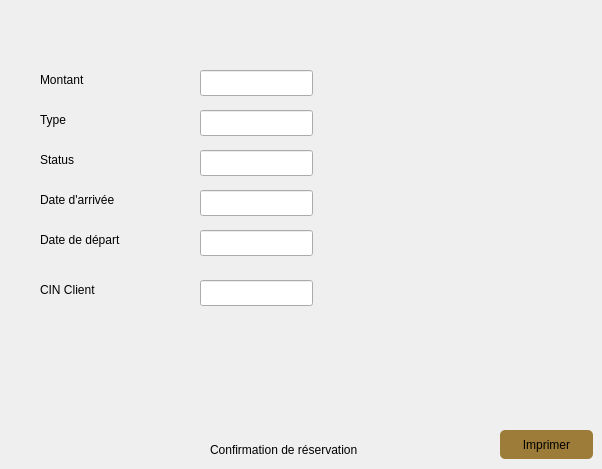
       <widget class="QWidget" name="tab_5">
        <attribute name="title">
         <string>Confirmation</string>
        </attribute>
        <widget class="QLabel" name="label_28">
         <property name="geometry">
          <rect>
           <x>210</x>
           <y>440</y>
           <width>191</width>
           <height>20</height>
          </rect>
         </property>
         <property name="text">
          <string>Confirmation de réservation</string>
         </property>
        </widget>
        <widget class="QPushButton" name="pushButton_pdf">
         <property name="geometry">
          <rect>
           <x>500</x>
           <y>430</y>
           <width>93</width>
           <height>29</height>
          </rect>
         </property>
         <property name="styleSheet">
          <string notr="true">background-color: rgb(156, 124, 56);
border-radius:5px;</string>
         </property>
         <property name="text">
          <string>Imprimer</string>
         </property>
        </widget>
        <widget class="QLineEdit" name="lineEdit_Montant_2">
         <property name="geometry">
          <rect>
           <x>200</x>
           <y>70</y>
           <width>113</width>
           <height>26</height>
          </rect>
         </property>
        </widget>
        <widget class="QLabel" name="label_26">
         <property name="geometry">
          <rect>
           <x>40</x>
           <y>70</y>
           <width>81</width>
           <height>20</height>
          </rect>
         </property>
         <property name="text">
          <string>Montant</string>
         </property>
        </widget>
        <widget class="QLineEdit" name="lineEdit_Type_2">
         <property name="geometry">
          <rect>
           <x>200</x>
           <y>110</y>
           <width>113</width>
           <height>26</height>
          </rect>
         </property>
        </widget>
        <widget class="QLabel" name="label_29">
         <property name="geometry">
          <rect>
           <x>40</x>
           <y>110</y>
           <width>81</width>
           <height>20</height>
          </rect>
         </property>
         <property name="text">
          <string>Type</string>
         </property>
        </widget>
        <widget class="QLineEdit" name="lineEdit_Status_2">
         <property name="geometry">
          <rect>
           <x>200</x>
           <y>150</y>
           <width>113</width>
           <height>26</height>
          </rect>
         </property>
        </widget>
        <widget class="QLabel" name="label_100">
         <property name="geometry">
          <rect>
           <x>40</x>
           <y>150</y>
           <width>81</width>
           <height>20</height>
          </rect>
         </property>
         <property name="text">
          <string>Status</string>
         </property>
        </widget>
        <widget class="QLabel" name="label_101">
         <property name="geometry">
          <rect>
           <x>40</x>
           <y>190</y>
           <width>81</width>
           <height>20</height>
          </rect>
         </property>
         <property name="text">
          <string>Date d'arrivée</string>
         </property>
        </widget>
        <widget class="QLineEdit" name="lineEdit_dateArrive_2">
         <property name="geometry">
          <rect>
           <x>200</x>
           <y>190</y>
           <width>113</width>
           <height>26</height>
          </rect>
         </property>
        </widget>
        <widget class="QLabel" name="label_102">
         <property name="geometry">
          <rect>
           <x>40</x>
           <y>230</y>
           <width>81</width>
           <height>20</height>
          </rect>
         </property>
         <property name="text">
          <string>Date de départ</string>
         </property>
        </widget>
        <widget class="QLineEdit" name="lineEdit_dateDepart_2">
         <property name="geometry">
          <rect>
           <x>200</x>
           <y>230</y>
           <width>113</width>
           <height>26</height>
          </rect>
         </property>
        </widget>
        <widget class="QLabel" name="label_103">
         <property name="geometry">
          <rect>
           <x>40</x>
           <y>280</y>
           <width>81</width>
           <height>20</height>
          </rect>
         </property>
         <property name="text">
          <string>CIN Client</string>
         </property>
        </widget>
        <widget class="QLineEdit" name="lineEdit_Cin_2">
         <property name="geometry">
          <rect>
           <x>200</x>
           <y>280</y>
           <width>113</width>
           <height>26</height>
          </rect>
         </property>
        </widget>
       </widget>
